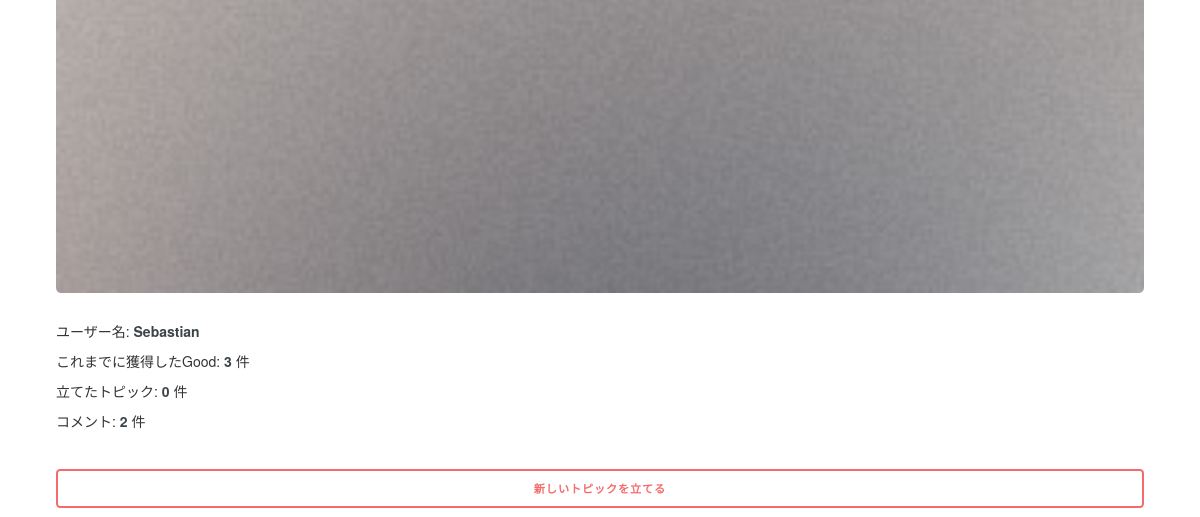
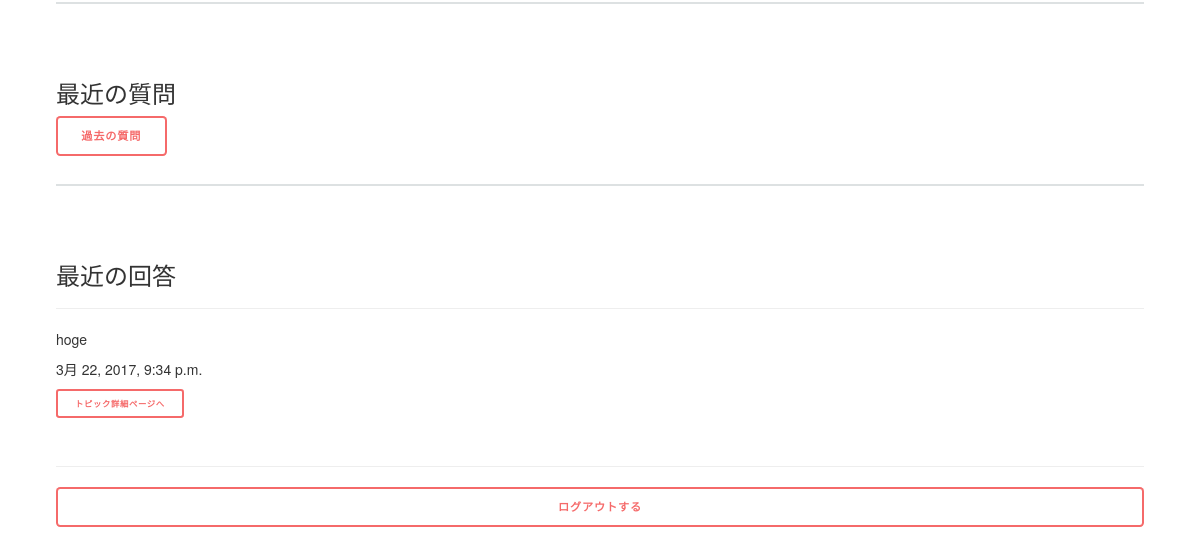
Before: /portfolio/ (signed in, lower part) with the older database file (2 pictures, top to bottom).
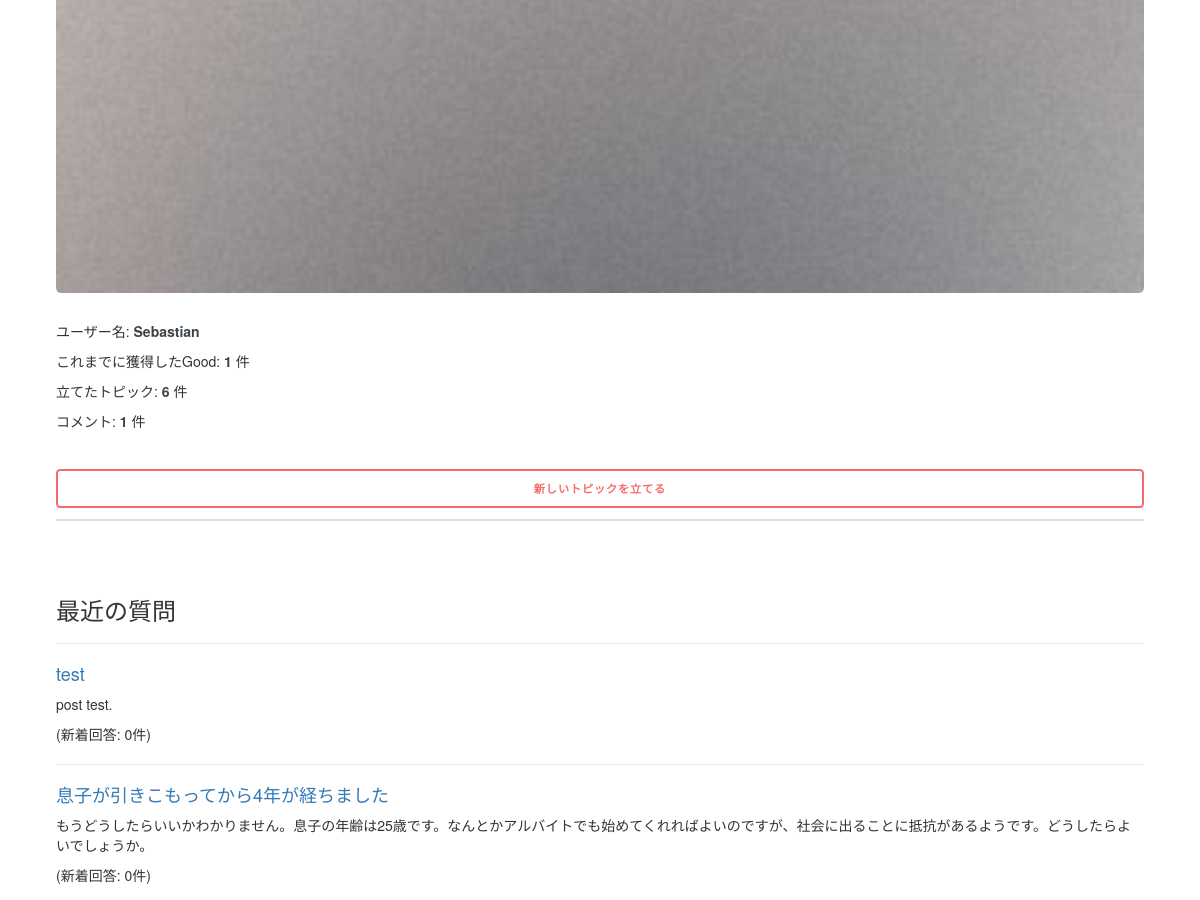
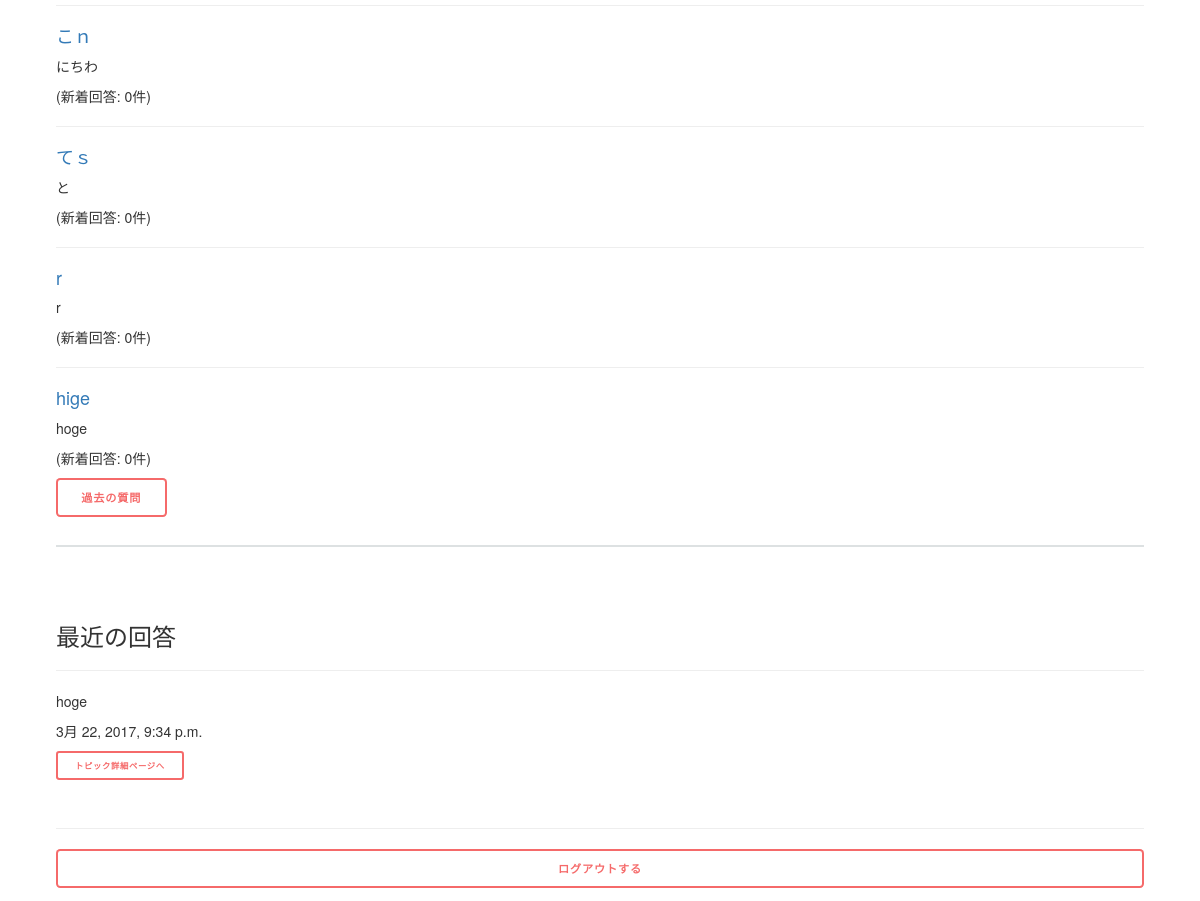
After: the same page with the newer database file (2 pictures, top to bottom).
### counsel/models.py (models this page shows, shortened)
class Post(models.Model):
    title = models.CharField(max_length=50)
    content = models.CharField(max_length=500)
    user = models.ForeignKey(FamoUser)
    updated_date = models.DateTimeField(auto_now=True)
    anonymous = models.BooleanField(default=False)
    class Meta:
        abstract = True

class Answer(Post):
    question = models.ForeignKey(Question)
    good_rators = models.ManyToManyField(FamoUser, related_name='good_answers')
    bad_rators = models.ManyToManyField(FamoUser, related_name='bad_anwers')

class Question(Post):
    hits = models.IntegerField(default=0)
    last_accessed_date = models.DateTimeField(default=datetime.now())

### portfolio/views.py (the view)
# urls.py: url(r'^', views.index, name='index'),
@login_required
def index(request):
    good_points = Answer.objects.filter(user=request.user).aggregate(Count('good_rators'))['good_rators__count'] + Comment.objects.filter(user=request.user).aggregate(Count('good_rators'))['good_rators__count']
    questions_count = Question.objects.filter(user=request.user).count()
    answers_count = Answer.objects.filter(user=request.user).count()
    comments_count = Comment.objects.filter(user=request.user).count()
    context = {'user': request.user, 'good_points': good_points, 'questions_count': questions_count, 'answers_count': answers_count, 'comments_count': comments_count}
    return render(request, 'portfolio/index.html', context)

### commons/templatetags/commons_extras.py (called while the page is built)
@register.filter
def cut_text(text, num):
    if len(text) > num:
        return ''.join([text[:num], '...'])
    else:
        return text

@register.filter
def get_categories(num=30):
    return Category.objects.order_by('name')[:num]

@register.inclusion_tag('commons/search_form.html')
def search_form():
    search_form = SearchForm(prefix='search')
    return {'search_form': search_form}

@register.inclusion_tag('commons/modal_libraries.html')
def modal_libraries():
    return {}

### counsel/templatetags/counsel_extras.py (called while the page is built)
@register.filter
def get_your_answers(user):
    return Answer.objects.filter(user=user).order_by('-updated_date')

@register.inclusion_tag('counsel/post_question_form.html')
def post_question_form():
    return {}

@register.inclusion_tag('counsel/post_question_modal.html')
def post_question_modal(user):
    if user.username:
        return {'user': True}
    else:
        return {'user': False}

@register.inclusion_tag('counsel/post_question_modal_scripts.html')
def post_question_modal_scripts():
    return {}

### portfolio/templatetags/portfolio_extras.py (called while the page is built)
@register.filter
def get_questions(user):
    questions = Question.objects.filter(user=user)[:10]
    return questions

### portfolio/templates/portfolio/index.html (shortened to what this page needs)
{% extends 'commons/base.html' %}
{% load static %}
{% load commons_extras %}
{% load portfolio_extras %}
{% load counsel_extras %}
{% block extend_head %}
  {% modal_libraries %}
{% endblock extend_head %}
{% block content %}
<section id="profile">
  <span class="image fit"><img src="{% static 'commons/images/pic07.jpg' %}"></span>
  <p>ユーザー名: <strong>{{ user.username }}</strong></p>
  <p>これまでに獲得したGood: <strong>{{ good_points }}</strong> 件</p>
  <p>立てたトピック: <strong>{{ questions_count }}</strong> 件</p>
  <p>コメント: <strong>{{ comments_count }}</strong> 件</p>
</section>
<button type="button" class="button fit" data-toggle="modal" data-target="#questionModal" id="command">新しいトピックを立てる</button>
<section id="questions">
  <h3>最近の質問</h3>
  {% for question in user|get_questions %}
  <section id="question{{ question.id }}">
    <hr>
    <a href="{% url 'counsel:detail' question.id %}"><h4>{{ question.title }}</h4></a>
    <p>{{ question.content }}</p>
    <p>(新着回答: {{ question|count_new_answers }}件)</p>
  </section>
  {% endfor %}
  <a href="#" class="button">過去の質問</a>
</section>
<section id="answers">
  <h3>最近の回答</h3>
  {% for answer in user|get_your_answers %}
  <section id="answer{{ answer.id }}">
    <hr>
    {% answer_portfolio_node answer %}
  </section>
  {% endfor %}
</section>
<hr>
<p><a href="{% url 'logout' %}" class="button fit">ログアウトする</a></p>
{% endblock content %}

### portfolio/templates/portfolio/answer_portfolio_node.html
{% load commons_extras %}
<p>{{ answer.content|cut_text:40 }}</p>
<p>{{ answer.updated_date }}</p>
<a href="{% url 'counsel:detail' answer.question.id %}" class="button small">トピック詳細ページへ</a>

Changed rows visible on the page:
added Question: title "test", content "post test.", last_accessed_date+id "0"
added Question: title "息子が引きこもってから4年が経ちました", content "もうどうしたらいいかわかりません。息子の年齢は25歳です。なんとかアルバイトでも始めてくれればよいのですが、社会に出ることに抵抗があるようです。どうしたらよいでしょうか。", last_accessed_date+id "0"
added Question: title "こｎ", content "にちわ", last_accessed_date+id "0"
added Question: title "てｓ", content "と", last_accessed_date+id "0"
added Question: title "r", content "r", last_accessed_date+id "0"
added Question: title "hige", content "hoge", last_accessed_date+id "0"
Other visible differences:
{{ good_points }}: "3" → "1"
{{ questions_count }}: "0" → "6"
{{ comments_count }}: "2" → "1"
